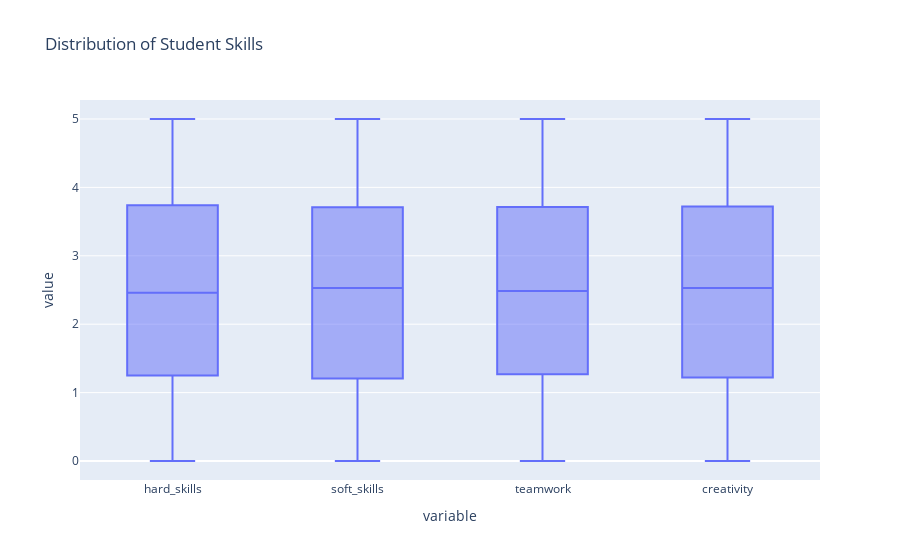

Source (notebook cell):
### Markdown cell above
The correlation matrix shows that there is very little correlation between the different skills. This is ideal, as it means each skill provides unique information about the students.

### Code cell
# Skill Distribution
fig = px.box(X, title='Distribution of Student Skills')
fig.show()

### Figure 1 — Plotly figure (JSON) as saved in the notebook; plotly's stock layout.template omitted (floating-point values rounded to 4 significant figures; data arrays with more than 128 entries replaced by an {"elided": "..."} marker saying what was removed)
{"data": [{"alignmentgroup": "True", "hovertemplate": "variable=%{x}<br>value=%{y}<extra></extra>", "legendgroup": "", "marker": {"color": "#636efa"}, "name": "", "notched": false, "offsetgroup": "", "orientation": "v", "showlegend": false, "type": "box", "x": {"elided": "11520 str values"}, "x0": " ", "xaxis": "x", "y": {"elided": "11520 float values"}, "y0": " ", "yaxis": "y"}], "layout": {"boxmode": "group", "legend": {"tracegroupgap": 0}, "title": {"text": "Distribution of Student Skills"}, "xaxis": {"anchor": "y", "domain": [0, 1], "title": {"text": "variable"}}, "yaxis": {"anchor": "x", "domain": [0, 1], "title": {"text": "value"}}}}
